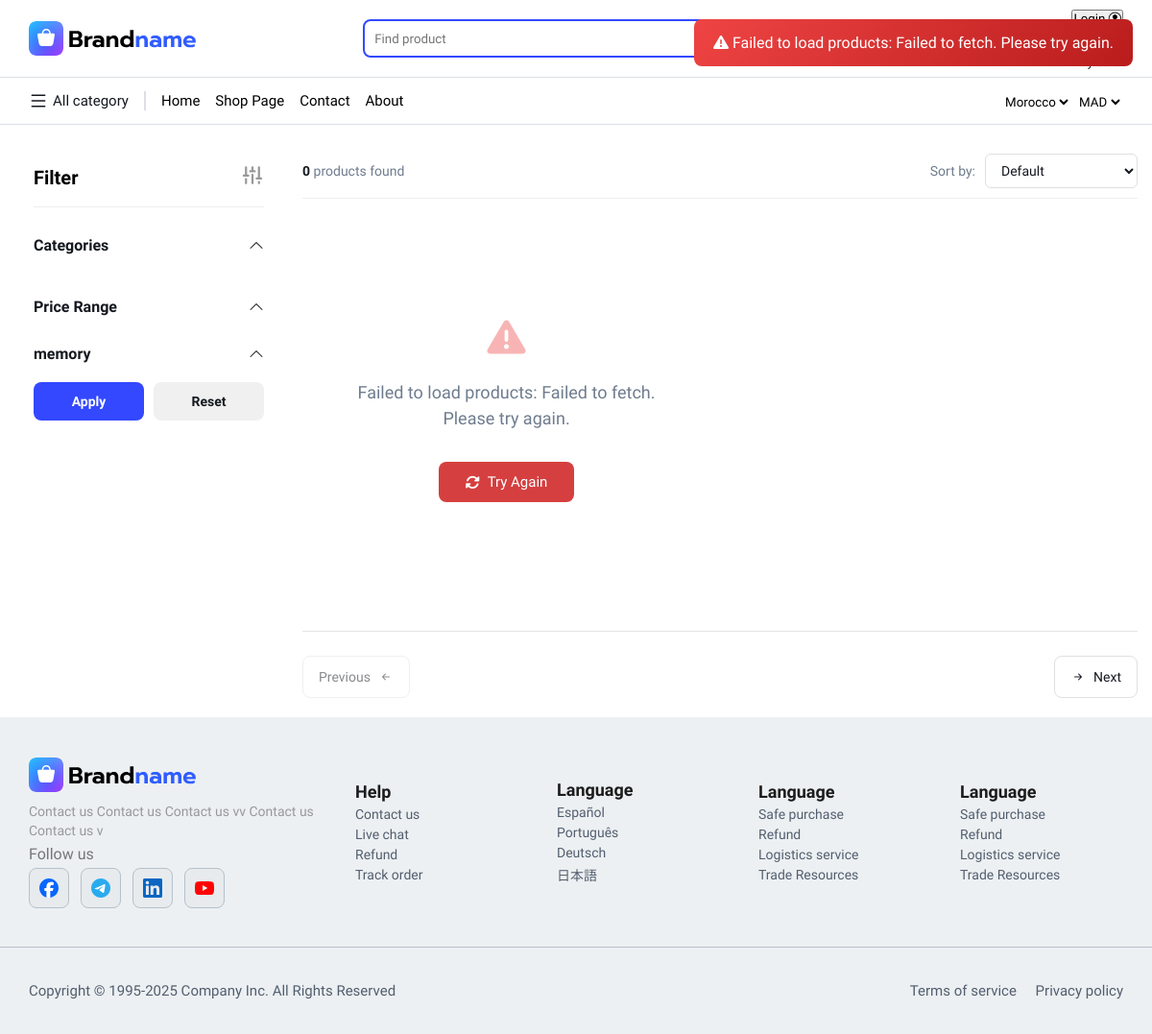
The page /shop/ on the database as committed earlier.
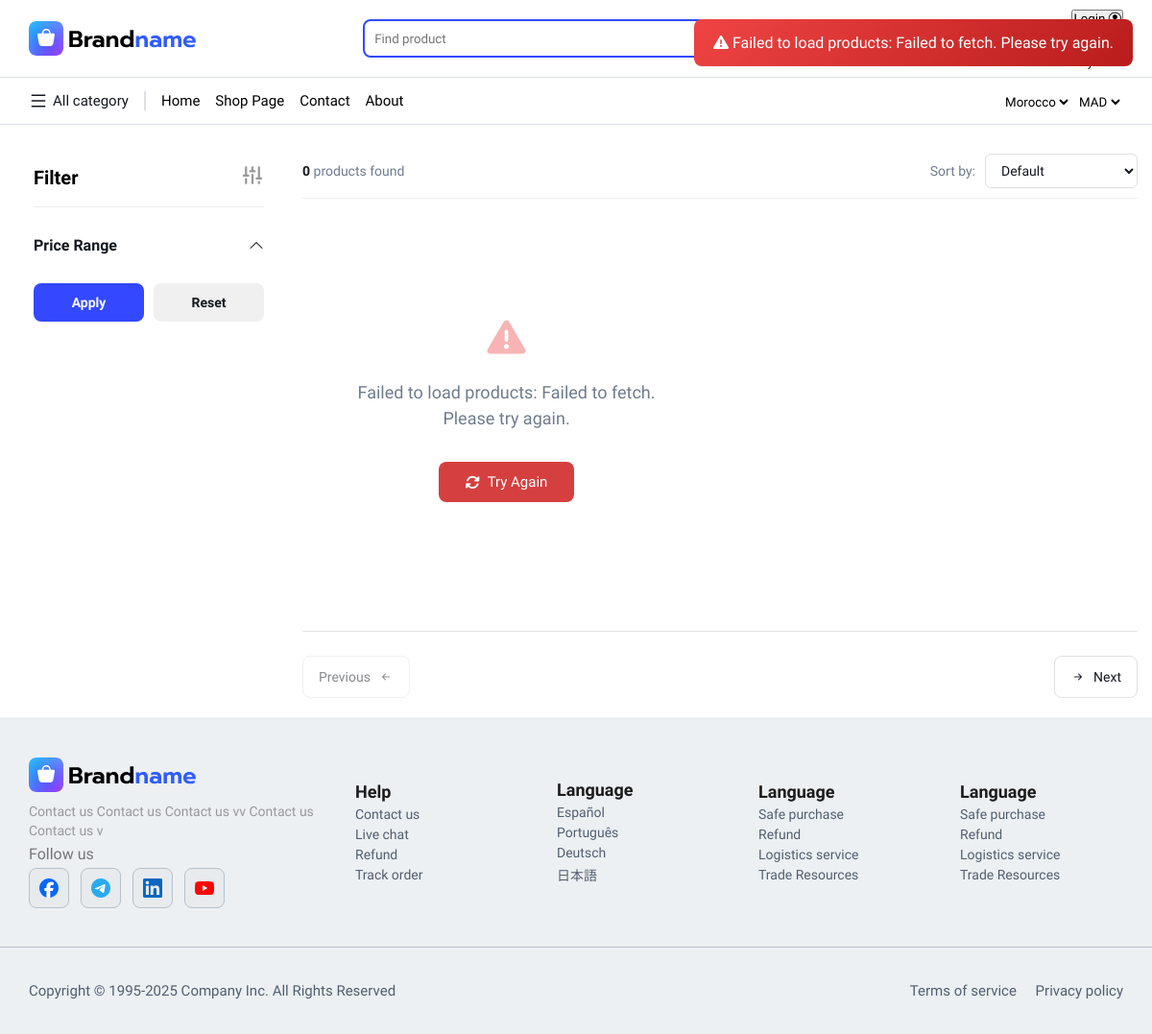
The same page on the database as committed later.
### website/models.py (models this page shows, shortened)
class StoreSettings(models.Model):
    logo = models.FileField(upload_to='logos/', validators=[validate_file_extension])
    youtube = models.URLField(blank=True, null=True)
    instagram = models.URLField(blank=True, null=True)
    facebook = models.URLField(blank=True, null=True)
    whatsapp = models.CharField( blank=True, null=True)  # رقم هاتف أو رابط واتساب
    address = models.TextField(blank=True, null=True)
    phone = models.CharField(max_length=20, blank=True, null=True)
    working_hours = models.CharField(max_length=100, blank=True, null=True)
    location_map_link = models.URLField(blank=True, null=True)

### website/views.py (the view)
# urls.py: path('shop/',views.Shop,name='Shop'),
def Shop(request):
    base_context = Base(request)  # جلب logo
    categorys = Category.objects.all()
    options = Option.objects.all()
    color = Color.objects.all()
    size = Size.objects.all()
    context = {
        "category": categorys,
        "options": options,
        "colors": color,
        "sizes": size,
    }
    context.update(base_context)  # دمج logo مع بقية البيانات
    return render(request, 'shop.html', context)

### website/context_processors.py (called while the page is built)
def base_vars(request):
    return {
        'main_domin': settings.MINE_DOMINE,
        'currency': settings.CURRENCY_SYMBOL,
        'countries': settings.MINE_COUNTRIES,
        'option_1': settings.OPTION1,
        'option_2': settings.OPTION2,
        'option_3': settings.OPTION3,
    }

def store_settings(request):
    settings_obj = StoreSettings.objects.first()
    return {
        'store_settings': settings_obj
    }

### website/templates/shop.html (shortened to what this page needs)
{% extends 'base.html' %}
{% load static %}
{% block content %}
<link rel="stylesheet" href="{% static 'css/shop.css' %}">
<div class="product-container">
    <div class="filter-section">
        <div class="filter-title">
            <div>Filter</div>
            <div><img src="{% static 'imges/Frame.svg' %}" alt="Filter icon"></div>
        </div>
        {% if category %}
        <div class="filter-group">
            <div class="filter-header">
                <span>Categories</span>
                <svg xmlns="http://www.w3.org/2000/svg" width="16" height="16" fill="currentColor" class="bi bi-chevron-up" viewBox="0 0 16 16">
                    <path fill-rule="evenodd" d="M1.646 10.854a.5.5 0 0 0 .708 0L8 5.207l5.646 5.647a.5.5 0 0 0 .708-.708l-6-6a.5.5 0 0 0-.708 0l-6 6a.5.5 0 0 0 0 .708z"/>
                </svg>
            </div>
            <div class="filter-body">
                {% for category in category %}
                    <div class="filter-item">
                    </div>
                {% endfor %}
            </div>
        </div>
        {% endif %}
        <div class="price-filter">
            <div class="filter-header">
                <span>Price Range</span>
                <svg xmlns="http://www.w3.org/2000/svg" width="16" height="16" fill="currentColor"
                    class="bi bi-chevron-up" viewBox="0 0 16 16">
                    <path fill-rule="evenodd"
                        d="M1.646 10.854a.5.5 0 0 0 .708 0L8 5.207l5.646 5.647a.5.5 0 0 0 .708-.708l-6-6a.5.5 0 0 0-.708 0l-6 6a.5.5 0 0 0 0 .708z" />
                </svg>
            </div>
            <div class="filter-body">
            </div>
        </div>
        {% if sizes %}
        <div class="filter-group">
            <div class="filter-header">
                <span>{{option_3}}</span>
                <svg xmlns="http://www.w3.org/2000/svg" width="16" height="16" fill="currentColor" class="bi bi-chevron-up" viewBox="0 0 16 16">
                    <path fill-rule="evenodd" d="M1.646 10.854a.5.5 0 0 0 .708 0L8 5.207l5.646 5.647a.5.5 0 0 0 .708-.708l-6-6a.5.5 0 0 0-.708 0l-6 6a.5.5 0 0 0 0 .708z"/>
                </svg>
            </div>
        </div>
        {% endif %}
        <div class="filter-buttons">
            <button id="apply-filter-btn" type="button">Apply</button>
            <button id="reset-filter-btn" type="button">Reset</button>
        </div>
    </div>
    <div class="all-products-section">
        <div class="product-controls">
            <div class="product-count">
                <span id="total-products">0</span> products found
            </div>
            <div class="sort-options">
                <label for="sort-by">Sort by:</label>
                <select id="sort-by">
                    <option value="default">Default</option>
                </select>
            </div>
        </div>
        <div id="product-section" class="product-section">
        </div>
        <div class="pagination-section">
            <div class="pagination-btn">
                <button id="prev-btn" disabled>
                    <span>Previous</span>
                    <span><i class="bi bi-arrow-left-short"></i></span>
                </button>
            </div>
            <div class="pagination-btn">
                <button id="next-btn">
                    <span><i class="bi bi-arrow-right-short"></i></span>
                    <span>Next</span>
                </button>
            </div>
        </div>
    </div>
</div>
{% endblock %}

### website/templates/base.html (shortened to what this page needs)
<!DOCTYPE html>
<html lang="en">
<head>
    {% load static %}
    <link rel="stylesheet" href="https://cdn.jsdelivr.net/npm/bootstrap-icons@1.13.1/font/bootstrap-icons.min.css">
    <link rel="stylesheet" href="https://cdn.jsdelivr.net/npm/bootstrap-icons@1.11.3/font/bootstrap-icons.css">
    <link rel="stylesheet" href="https://cdnjs.cloudflare.com/ajax/libs/font-awesome/6.5.0/css/all.min.css">
    <link rel="stylesheet" href="{% static 'css/base.css' %}">
    <link rel="stylesheet" href="{% static 'css/config.css' %}">
</head>
<body>
    <div class="header-contener">
        <header>
            <div class="logo-head">
                {% if logo %}
                    <img src="{{ logo.logo.url }}" alt="Store Logo">
                {% else %}
                    <img  src="{% static 'imges\icon\Brand-logo.svg' %}" alt="">
                {% endif %}
            </div>
            <div class="searsh-head">
                <div class="searsh-section">
                    <input type="text" name="" id="searsh-head-inpur" placeholder="Find product">
                    <select  name="" id="select-header">
                        <option value="">Choose a category</option>
                    </select>
                    <button onclick="saarchfunstion(document.getElementById('searsh-head-inpur').value,document.getElementById('select-header').value)">Search</button>
                </div>
            </div>
            {% if user.is_authenticated %}
                <div class="play-icon-list">
                    <a href="{% url 'profile' %}" class="order-icon-head order-icon-head22">
                        <img src="{% static 'imges/icon/delivery-box-02.svg' %}" alt="">
                        <span>Orders</span>
                    </a>
                    <a href="{% url 'profile' %}" class="order-icon-head order-icon-head22">
                        <img src="{% static 'imges/icon/favourite.svg' %}" alt="">
                        <span>Saved</span>
                    </a>
                    <a href="{% url 'cart_page' %}" class="order-icon-head">
                        <img src="{% static 'imges/icon/shopping-basket-01.svg' %}" alt="">
                        <span>My cart</span>
                    </a>
                    <a href="{% url 'profile' %}" class="order-icon-head">
                        <i class="bi bi-person"></i>
                        <span>profile</span>
                    </a>
                </div>
            {% else %}
                <div class="auth-bottons">
                    <a href="{% url 'login_page' %}">
                        <button>
                            <span>Login</span>
                            <span><i class="bi bi-person-circle"></i></span>
                        </button>
                    </a>
                    <a href="{% url 'cart_page' %}" class="order-icon-head">
                        <img src="{% static 'imges/icon/shopping-basket-01.svg' %}" alt="">
                        <span>My cart</span>
                    </a>
                </div>
            {% endif %}
        </header>
    </div>
    <div class="header-contener-pages-links">
        <div class="header-contener-pages-links-main">
            <div class="head-2-pages-list">
                <div hover="show_category_name()" id="show-5-category-name" class="page-name All-category-name">
                    <span> <img src="\static\imges\icon\menu-01.svg" alt=""></span>
                    <span>All category</span>
                </div>
                <div class="page-name"><a href="{% url 'home' %}">Home</a></div>
                <div class="page-name"><a href="{% url 'Shop' %}">Shop Page</a></div>
                <div class="page-name"><a href="{% url 'Contact' %}">Contact</a> </div>
                <div class="page-name"><a href="{% url 'about' %}">About</a>  </div>
            </div>
            <div class="site-controul">
                <select name="" id="">
                    <option value="1">{{countries}}</option>
                </select>
                <select name="" id="">
                    <option value="1">{{currency}}</option>
                </select>
            </div>
        </div>
    </div>
    {% block content %}
    {% endblock %}
    <div class="footer-content">
        <footer>
        <div class="footer-section-one">
            <div class="fout-pages">
                <h1>
                    {% if logo %}
                    <img src="{{ logo.logo.url }}" alt="Store Logo">
                    {% else %}
                        <img  src="{% static 'imges\icon\Brand-logo.svg' %}" alt="">
                    {% endif %}
                </h1>
                <p> Contact us Contact us Contact us vv Contact us Contact us v</p>
                <h3>Follow us</h3>
                <div class="Follow-us-section">
                    <a href="{{ logo.youtube|default:'#' }}"><img src="{% static 'imges/icon/Icons-app.svg' %}" alt=""></a>
                    <a href="{{ logo.facebook|default:'#' }}"><img src="{% static 'imges/icon/Icons-app (3).svg' %}" alt=""></a>
                    <a href="{{ logo.instagram|default:'#' }}"><img src="{% static 'imges/icon/Icons-app (2).svg' %}" alt=""></a>
                    <a href="{{ logo.whatsapp|default:'#' }}"><img src="{% static 'imges/icon/Icons-app (1).svg' %}" alt=""></a>
                </div>
            </div>
            <div class="fout-pages">
                <h1>Help</h1>
                <a href="">Contact us</a>
                <a href="">Live chat</a>
                <a href="">Refund</a>
                <a href="">Track order</a>
            </div>
            <div class="fout-pages">
                <h1>Language</h1>
                <a href="">Español</a>
                <a href="">Português</a>
                <a href="">Deutsch</a>
                <a href="">日本語</a>
            </div>
            <div class="fout-pages">
                <h1>Language</h1>
                <a href="">Safe purchase</a>
                <a href="">Refund</a>
                <a href="">Logistics service</a>
                <a href="">Trade Resources</a>
            </div>
            <div class="fout-pages">
                <h1>Language</h1>
                <a href="">Safe purchase</a>
                <a href="">Refund</a>
                <a href="">Logistics service</a>
                <a href="">Trade Resources</a>
            </div>
        </div>
        <div class="hr"></div>
        <div class="footer-section-bottom">
            <div class="footer-bottom-text">
                Copyright © 1995-2025 Company Inc. All Rights Reserved
            </div>
            <div class="footer-bottom-links">
                <a href="">Terms of service</a>
                <a href="">Privacy policy</a>
            </div>
        </div>
    </footer>
    </div>
</body>
</html>

### website/static/css/base.css (style rules this page uses)
* { padding: 0; margin: 0; box-sizing: border-box; font-family: "Changa", sans-serif; font-optical-sizing: auto; }
:root { --main-color:#3348FF; --main-color2:#7B93FF; }
.header-contener { width: 100%; border-bottom:1px solid #DCE0E5 ; }
header { width: 100%; display: flex; align-items: center; justify-content: space-between; height: 80px; max-width: 1240px; margin: 0px auto; }
.searsh-head { display: flex; align-items: center; justify-content: center; }
.logo-head { display: flex; align-items: center; justify-content: center; line-height: 1; gap: 10px; }
.order-icon-head { display: flex; align-items: center; justify-content: center; flex-direction: column; cursor: pointer; line-height: 1; gap: 5px; text-decoration: none; }
.order-icon-head span { font-size: 13px; color: #14181F; }
.searsh-head { border: 2px solid var(--main-color); border-radius: 8px; width: 50%; height: 40px; }
.searsh-section { display: flex; align-items: center; justify-content: space-between; width: 100%; height: 100%; }
.searsh-section input { width: 80%; height: 100%; border: none; background: none; padding: 0px 10px; }
.searsh-section select { height: 100%; width: 15%; border: none; background: none; cursor: pointer; margin: 0px 10px 0px 0px; }
.searsh-section button { height: 100%; width: 15%; color: #FFFFFF; background-color: var(--main-color); border: none; font-size: 15px; cursor: pointer; }
.header-contener-pages-links { width: 100%; border-bottom:1px solid #DCE0E5; }
.header-contener-pages-links-main { position: relative; display: flex; align-items: center; justify-content: space-between; width: 100%; max-width: 1240px; margin: 0px auto; }
.head-2-pages-list { display: flex; align-items: center; justify-content: center; font-size: 15px; color: #14181F; height: 48px; }
.site-controul select { border: none; background: none; }
.page-name { display: flex; align-items: center; justify-content: center; line-height: 1; margin-left: 16px; cursor: pointer; }
.page-name a { text-decoration: none; color: black; }
.All-category-name { border-right: 2px solid #DCE0E5; padding-right: 16px; margin-left: 0px; gap: 5px; }
.All-category-name span { display: flex; align-items: center; justify-content: center; }
.All-category-name img { line-height: 1; }
.footer-content { background-color: #EDF0F2; width: 100%; }
.footer-content footer { max-width: 1240px; margin: 0px auto; width: 100%; display: flex; align-items: center; justify-content: center; flex-direction: column; }
.hr { width: 100vw; height: 1px ; background-color: #B6C1CA; }
.footer-section-one { display: flex; align-items: center; justify-content: space-between; width: 100%; flex-wrap: wrap; gap: 20px; padding: 40px 0px; }
.fout-pages { display: flex; align-items: start; justify-content: center; flex-direction: column; gap: 5px; min-width: 170px; }
.fout-pages h1 { font-size: 18px; color: #1C1C1C; font-weight: 600; }
.fout-pages h3 { font-size: 16px; color: #1c1c1c92; font-weight: 500; }
.fout-pages p { color: #1c1c1c68; max-width: 300px; line-height: 1.4; font-size: 14px; }
.fout-pages a { font-size: 14px; color: #525E6F; font-weight: 400; text-decoration: none; }
.Follow-us-section { display: flex; align-items: center; justify-content: start; gap: 12px; line-height: 1; }
.Follow-us-section a { display: flex; align-items: center; justify-content: center; }
.Follow-us-section img { padding: 10px; background-color: #dce0e555; border: 1.4px solid #B6C1CA; border-radius: 8px; }
.footer-section-bottom { display: flex; align-items: center; justify-content: space-between; width: 100%; height: 90px; color: #525E6F; font-size: 15px; font-weight: 400; }
.footer-bottom-links a { font-size: 15px; text-decoration: none; color: #525E6F; margin-left: 16px; }
@media (max-width: 1240px) { footer,header,.header-contener-pages-links-main { width: 95% !important; } }

Rows that differ between the two databases and show on the page:
removed StoreSettings: logo (picture)
Other text that changed with them:
{{ option_3 }}: "memory" → (not shown)
text no longer shown: "Categories"
